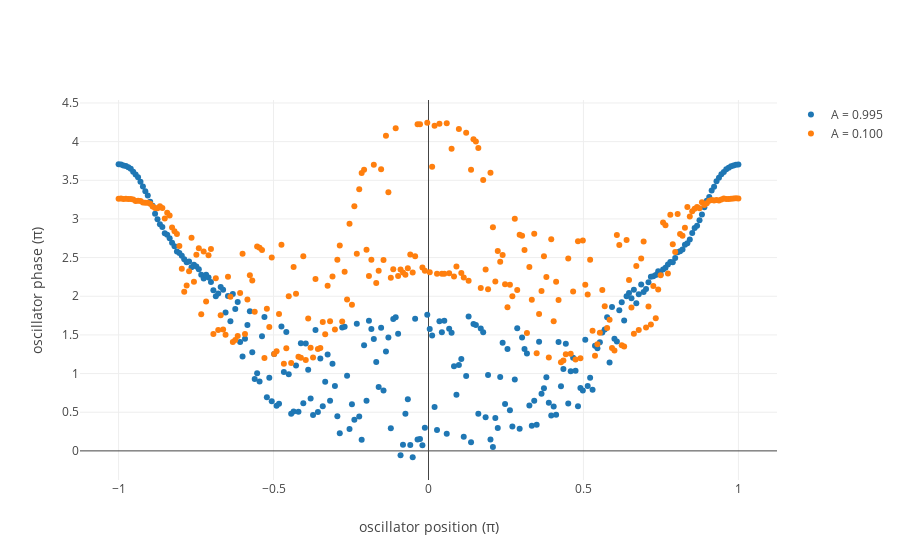

Notebook source saved alongside this figure:
### Code cell
layout = go.Layout(
    xaxis=dict(title='oscillator position (π)'),
    yaxis=dict(title='oscillator phase (π)'),
)

figure = go.Figure([
    go.Scatter(x=phi1 / np.pi, y=theta1[-1] / np.pi, mode='markers', name=f'A = 0.995'),
    go.Scatter(x=phi2 / np.pi, y=theta2[-1] / np.pi, mode='markers', name=f'A = 0.100'),
], layout)

py.iplot(figure)

### Figure 1 — Plotly figure (JSON) as saved in the notebook; plotly's stock layout.template omitted (floating-point values rounded to 4 significant figures; data arrays with more than 128 entries replaced by an {"elided": "..."} marker saying what was removed)
{"data": [{"mode": "markers", "name": "A = 0.995", "type": "scatter", "uid": "701d40ba-0b39-4b3b-a9e3-3e434f77babe", "x": {"elided": "256 float values"}, "y": {"elided": "256 float values"}}, {"mode": "markers", "name": "A = 0.100", "type": "scatter", "uid": "bf0ea542-9cc4-40bf-b216-2e275736ad66", "x": {"elided": "256 float values"}, "y": {"elided": "256 float values"}}], "layout": {"xaxis": {"title": "oscillator position (π)"}, "yaxis": {"title": "oscillator phase (π)"}}}
